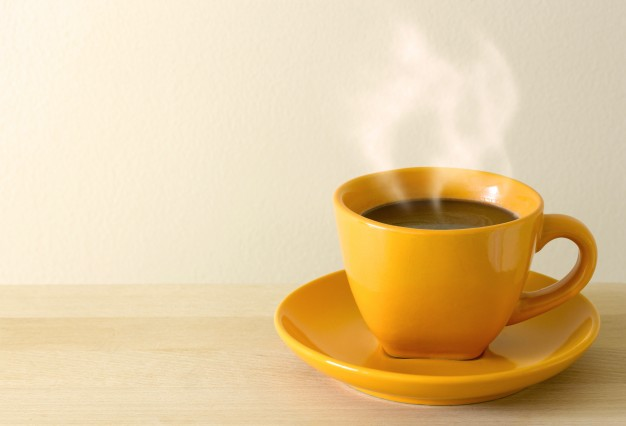
#> input picture coffee.jpg, 626 x 426 px
$ python test.py   (Python 2 division)   (older library calls are emulated)
#> lines starting #> are read from the running program, lines starting #| are printed output that depends on the picture; after the words box and inside, x2 and y2 are one past the last pixel; in counts of white or black regions, pixels touching at a corner belong together

import numpy as np
import cv2
from scipy.spatial import distance as dist


def midpoint(ptA, ptB):
	return ((ptA[0] + ptB[0]) * 0.5, (ptA[1] + ptB[1]) * 0.5)


def main():


    image = cv2.imread("coffee.jpg")
#> image is the input picture: shape (426, 626, 3); mean B, G, R 157.9, 201, 226.8

    gray = cv2.cvtColor(image, cv2.COLOR_BGR2GRAY)
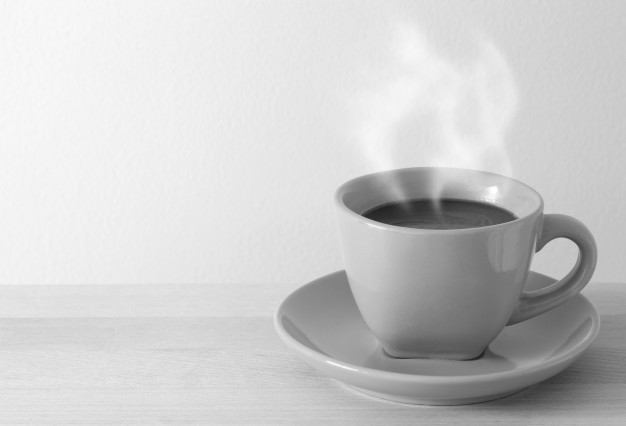
#> gray: shape (426, 626); min 30, max 255, mean 203.9
    gray = cv2.GaussianBlur(gray, (7,7), 0)

    edges = cv2.Canny(gray, 50, 100)
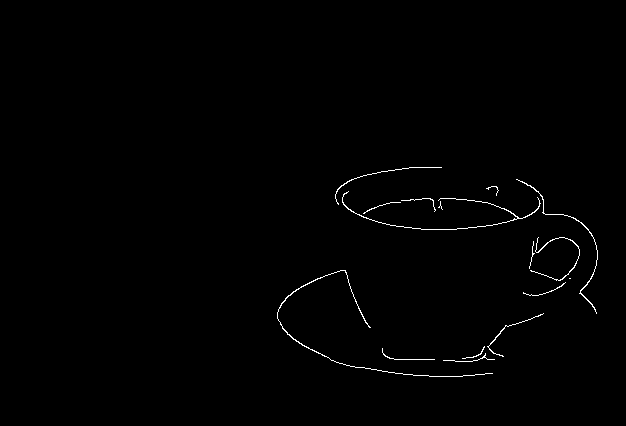
#> edges: shape (426, 626); 0.66% white in thin lines or dots, all inside (x1, y1, x2, y2) = (277, 167, 598, 377)
    edges = cv2.dilate(edges, None, iterations=1)
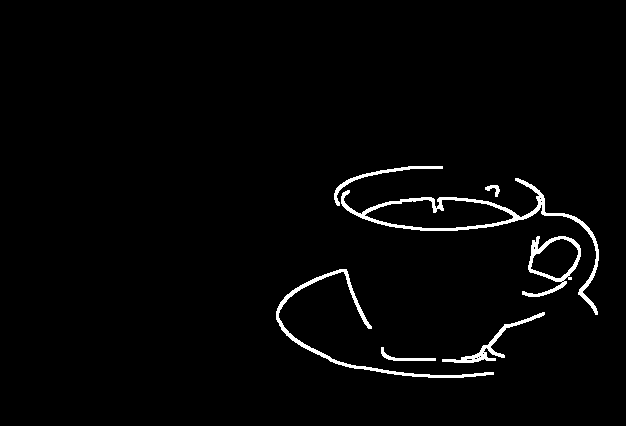
#> edges: shape (426, 626); 2.1% white; 7 white regions, largest, box (x1, y1, x2, y2) and area: (341, 178, 599, 315) 2185, (276, 269, 494, 378) 1380, (522, 236, 581, 297) 812
    edges = cv2.erode(edges, None, iterations=1)

    contours = cv2.findContours(edges.copy(), cv2.RETR_EXTERNAL, cv2.CHAIN_APPROX_SIMPLE)
#> contours = 10 contours, 6 with area under 20; largest, box (x1, y1, x2, y2) and area: (342, 179, 598, 314) 124, (443, 313, 544, 362) 122, (529, 237, 580, 281) 80, (277, 270, 493, 377) 66
    coutours = contours[1]
#> coutours = [[1, -1, -1, -1], [2, 0, -1, -1], [3, 1, -1, -1], [4, 2, -1, -1], [5, 3, -1, -1], [6, 4, -1, -1], [7, 5, -1, -1], [8, 6, -1, -1], [9, 7, -1, -1], [-1, 8, -1, -1]]

    reverse = False
    i = 0

#> (the run stopped early here; a loop or call above may not have finished)
